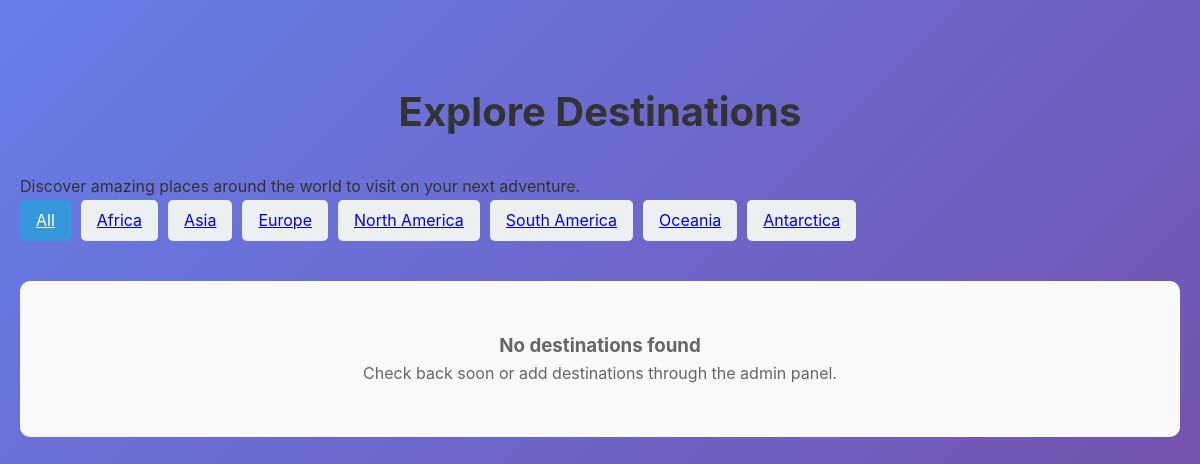
Before: /travel/destinations/ with the older database file.
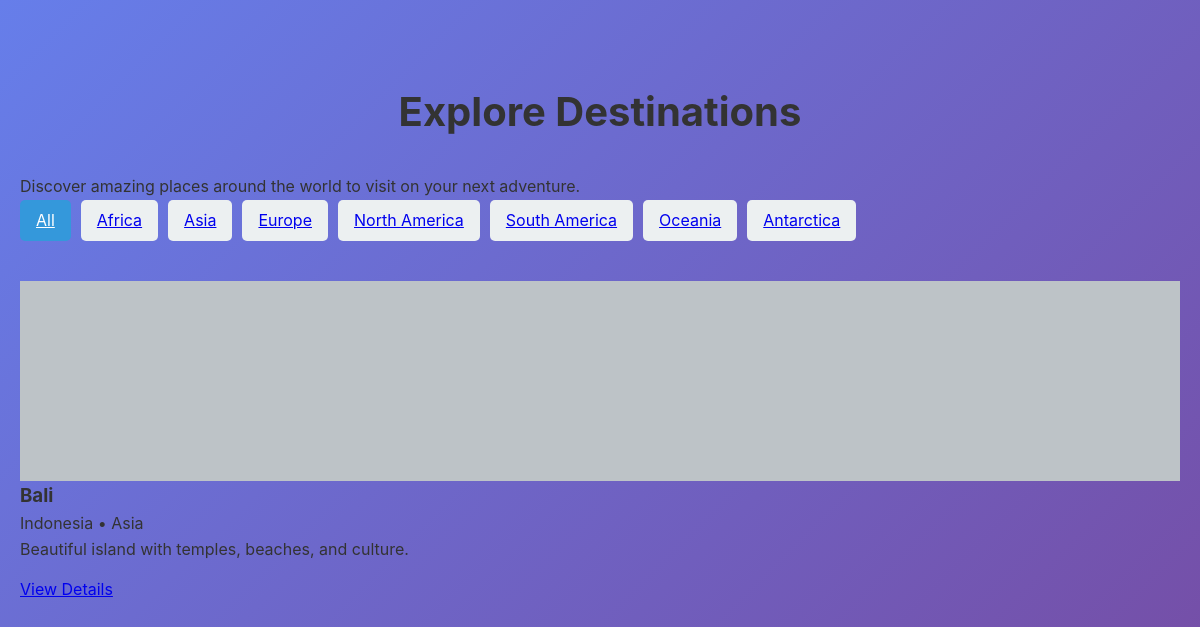
After: the same page with the newer database file.
### travel/models.py (models this page shows, shortened)
class Destination(models.Model):
    CONTINENT_CHOICES = [
        ('africa', 'Africa'),
        ('asia', 'Asia'),
        ('europe', 'Europe'),
        ('north_america', 'North America'),
        ('south_america', 'South America'),
        ('oceania', 'Oceania'),
        ('antarctica', 'Antarctica'),
    ]
    name = models.CharField(max_length=200)
    slug = models.SlugField(unique=True, blank=True)
    country = models.CharField(max_length=100)
    continent = models.CharField(max_length=50, choices=CONTINENT_CHOICES)
    description = models.TextField()
    best_time_to_visit = models.CharField(max_length=200, blank=True)
    estimated_cost = models.DecimalField(max_digits=10, decimal_places=2, help_text="Estimated cost per person in USD")
    featured_image = models.ImageField(upload_to='travel/destinations/', blank=True, null=True)
    created_at = models.DateTimeField(auto_now_add=True)
    updated_at = models.DateTimeField(auto_now=True)

### travel/views.py (the view)
# urls.py: path('destinations/', views.destination_list, name='destinations'),
def destination_list(request):
    continents = Destination.CONTINENT_CHOICES
    selected_continent = request.GET.get('continent', '')
    destinations = Destination.objects.all()
    if selected_continent:
        destinations = destinations.filter(continent=selected_continent)
    destinations = destinations.order_by('name')
    context = {
        'destinations': destinations,
        'continents': continents,
        'selected_continent': selected_continent,
    }
    return render(request, 'travel/destinations.html', context)

### travel/templates/travel/destinations.html (shortened to what this page needs)
{% load static %}
<link rel="stylesheet" href="{% static 'landing/css/main.css' %}">
<div class="destinations-header">
    <h1 class="section-title">Explore Destinations</h1>
    <p>Discover amazing places around the world to visit on your next adventure.</p>
    <div class="continent-filters">
        <a href="{% url 'travel:destinations' %}" class="continent-btn {% if not selected_continent %}active{% endif %}">All</a>
        {% for continent_code, continent_name in continents %}
        <a href="{% url 'travel:destinations' %}?continent={{ continent_code }}"
           class="continent-btn {% if selected_continent == continent_code %}active{% endif %}">
            {{ continent_name }}
        </a>
        {% endfor %}
    </div>
</div>
{% if destinations %}
<div class="destinations-grid">
    {% for destination in destinations %}
    <div class="destination-card">
        {% if destination.featured_image %}
        <img src="{{ destination.featured_image.url }}" alt="{{ destination.name }}" class="destination-image">
        {% else %}
        <div style="width: 100%; height: 200px; background: #bdc3c7; display: flex; align-items: center; justify-content: center; color: white; font-size: 2em;">
        </div>
        {% endif %}
        <div class="destination-info">
            <h3 class="destination-name">{{ destination.name }}</h3>
            <p class="destination-country">{{ destination.country }} • {{ destination.get_continent_display }}</p>
            <p class="destination-description">{{ destination.description|truncatechars:120 }}</p>
            <div style="margin-top: 15px;">
                <a href="{% url 'travel:destination_detail' destination.slug %}" class="btn-explore">View Details</a>
            </div>
        </div>
    </div>
    {% endfor %}
</div>
{% else %}
<div class="no-destinations">
    <h3>No destinations found</h3>
    <p>Check back soon or add destinations through the admin panel.</p>
</div>
{% endif %}

Changed rows visible on the page:
added Destination: name "Bali", country "Indonesia", continent "Asia", description "Beautiful island with temples, beaches, and culture."
Other visible differences:
text no longer shown: "No destinations found Check back soon or add destinations through the admin panel."
